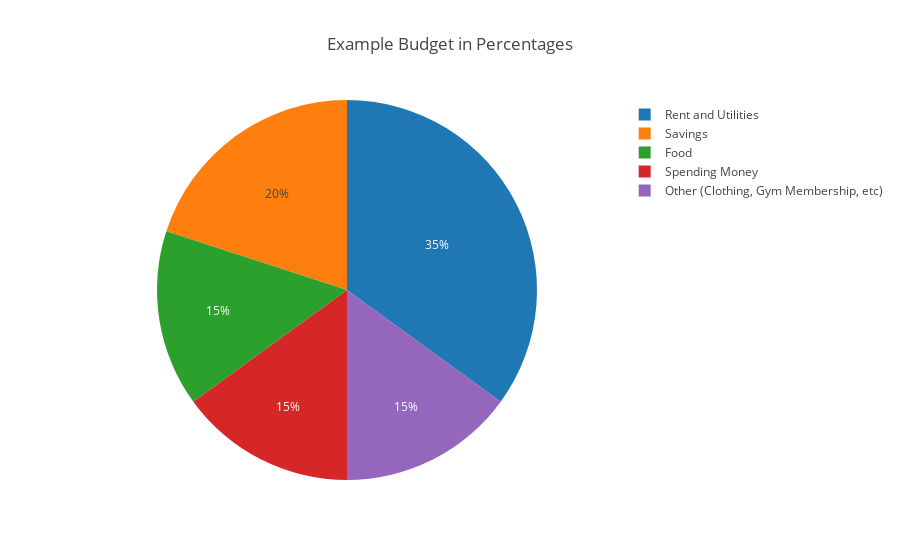

The code cell stored with this chart in its notebook:
### Markdown cell above
# Building the Budget

When building a budget, there are a number of schools of thought when it comes to how to distribute one's income and expenses. A common way to build a budget is to set a percentage of one's income dedicated to every given expense. For example, this may be a decent budget if you're single and living on your own:

### Code cell
# Run this code to display the graph.

import src.chart as sc
sc.pie()

### Figure 1 — Plotly figure (JSON) as saved in the notebook; plotly's stock layout.template omitted (floating-point values rounded to 4 significant figures)
{"data": [{"labels": ["Rent and Utilities", "Food", "Savings", "Spending Money", "Other (Clothing, Gym Membership, etc)"], "type": "pie", "values": [35, 15, 20, 15, 15]}], "layout": {"title": "Example Budget in Percentages"}}
